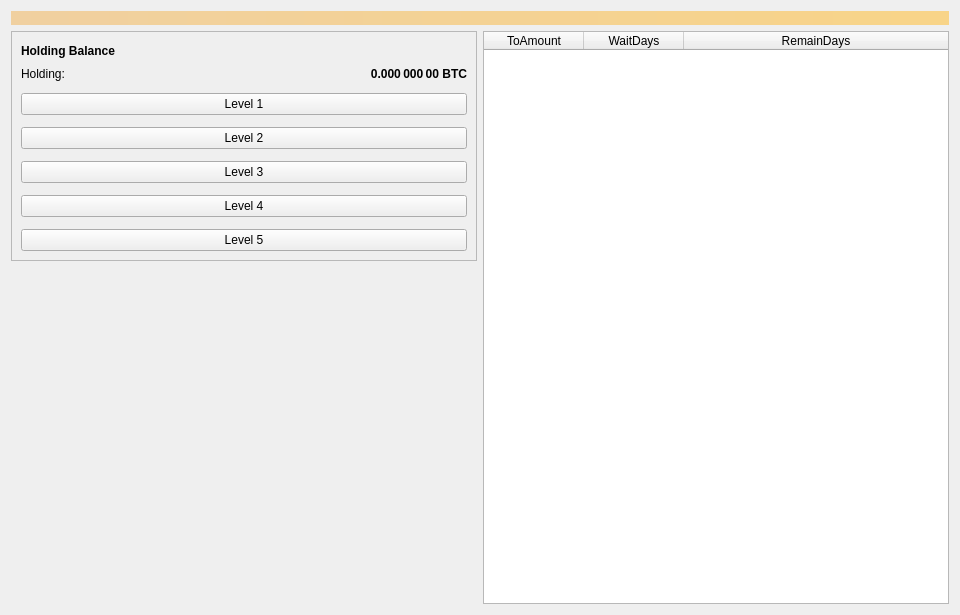
<?xml version="1.0" encoding="UTF-8"?>
<ui version="4.0">
 <class>HoldingPage</class>
 <widget class="QWidget" name="HoldingPage">
  <property name="geometry">
   <rect>
    <x>0</x>
    <y>0</y>
    <width>960</width>
    <height>615</height>
   </rect>
  </property>
  <property name="minimumSize">
   <size>
    <width>960</width>
    <height>0</height>
   </size>
  </property>
  <property name="windowTitle">
   <string>Form</string>
  </property>
  <layout class="QVBoxLayout" name="topLayout">
   <item>
    <widget class="QLabel" name="labelAlerts">
     <property name="visible">
      <bool>false</bool>
     </property>
     <property name="styleSheet">
      <string notr="true">background-color: qlineargradient(x1: 0, y1: 0, x2: 1, y2: 0, stop:0 #F0D0A0, stop:1 #F8D488); color:#000000;</string>
     </property>
     <property name="wordWrap">
      <bool>true</bool>
     </property>
     <property name="margin">
      <number>3</number>
     </property>
    </widget>
   </item>
   <item>
    <layout class="QHBoxLayout" name="horizontalLayout" stretch="1,1">
     <item>
      <layout class="QVBoxLayout" name="verticalLayout_2">
       <item>
        <widget class="QFrame" name="frameHolding">
         <property name="frameShape">
          <enum>QFrame::StyledPanel</enum>
         </property>
         <property name="frameShadow">
          <enum>QFrame::Raised</enum>
         </property>
         <layout class="QVBoxLayout" name="verticalLayout_4">
          <item>
           <layout class="QHBoxLayout" name="horizontalLayout_4">
            <item>
             <widget class="QLabel" name="label_5">
              <property name="font">
               <font>
                <weight>75</weight>
                <bold>true</bold>
               </font>
              </property>
              <property name="text">
               <string>Holding Balance</string>
              </property>
             </widget>
            </item>
            <item>
             <spacer name="horizontalSpacer_3">
              <property name="orientation">
               <enum>Qt::Horizontal</enum>
              </property>
              <property name="sizeHint" stdset="0">
               <size>
                <width>40</width>
                <height>20</height>
               </size>
              </property>
             </spacer>
            </item>
           </layout>
          </item>
          <item>
           <layout class="QGridLayout" name="gridLayout">
            <property name="spacing">
             <number>12</number>
            </property>
            <item row="0" column="0">
             <widget class="QLabel" name="labelHoldingText">
              <property name="text">
               <string>Holding:</string>
              </property>
             </widget>
            </item>
            <item row="0" column="1">
             <widget class="QLabel" name="labelHolding">
              <property name="font">
               <font>
                <weight>75</weight>
                <bold>true</bold>
               </font>
              </property>
              <property name="cursor">
               <cursorShape>IBeamCursor</cursorShape>
              </property>
              <property name="toolTip">
               <string>Holded rewards that has not yet released</string>
              </property>
              <property name="text">
               <string notr="true">0.000 000 00 BTC</string>
              </property>
              <property name="alignment">
               <set>Qt::AlignRight|Qt::AlignTrailing|Qt::AlignVCenter</set>
              </property>
              <property name="textInteractionFlags">
               <set>Qt::LinksAccessibleByMouse|Qt::TextSelectableByKeyboard|Qt::TextSelectableByMouse</set>
              </property>
             </widget>
            </item>
            <item row="1" column="0" colspan="2">
			 <widget class="QPushButton" name="pushButtonLevel1">
              <property name="styleSheet">
               <string notr="true"/>
              </property>
              <property name="text">
               <string>Level 1</string>
              </property>
              <property name="autoDefault">
               <bool>false</bool>
              </property>
             </widget>
            </item>
            <item row="2" column="0" colspan="2">
			 <widget class="QPushButton" name="pushButtonLevel2">
              <property name="styleSheet">
               <string notr="true"/>
              </property>
              <property name="text">
               <string>Level 2</string>
              </property>
              <property name="autoDefault">
               <bool>false</bool>
              </property>
             </widget>
            </item>
            <item row="3" column="0" colspan="2">
			 <widget class="QPushButton" name="pushButtonLevel3">
              <property name="styleSheet">
               <string notr="true"/>
              </property>
              <property name="text">
               <string>Level 3</string>
              </property>
              <property name="autoDefault">
               <bool>false</bool>
              </property>
             </widget>
            </item>
            <item row="4" column="0" colspan="2">
			 <widget class="QPushButton" name="pushButtonLevel4">
              <property name="styleSheet">
               <string notr="true"/>
              </property>
              <property name="text">
               <string>Level 4</string>
              </property>
              <property name="autoDefault">
               <bool>false</bool>
              </property>
             </widget>
            </item>
            <item row="5" column="0" colspan="2">
			 <widget class="QPushButton" name="pushButtonLevel5">
              <property name="styleSheet">
               <string notr="true"/>
              </property>
              <property name="text">
               <string>Level 5</string>
              </property>
              <property name="autoDefault">
               <bool>false</bool>
              </property>
             </widget>
            </item>
           </layout>
          </item>
         </layout>
        </widget>
       </item>
       <item>
        <spacer name="verticalSpacer">
         <property name="orientation">
          <enum>Qt::Vertical</enum>
         </property>
         <property name="sizeHint" stdset="0">
          <size>
           <width>20</width>
           <height>40</height>
          </size>
         </property>
        </spacer>
       </item>
      </layout>
     </item>
     <item>
      <layout class="QVBoxLayout" name="verticalLayout_3">
       <item>
        <widget class="QTableWidget" name="tableWidgetHolding">
           <property name="palette">
            <palette>
             <active>
              <colorrole role="Text">
               <brush brushstyle="SolidPattern">
                <color alpha="255">
                 <red>51</red>
                 <green>51</green>
                 <blue>51</blue>
                </color>
               </brush>
              </colorrole>
             </active>
             <inactive>
              <colorrole role="Text">
               <brush brushstyle="SolidPattern">
                <color alpha="255">
                 <red>51</red>
                 <green>51</green>
                 <blue>51</blue>
                </color>
               </brush>
              </colorrole>
             </inactive>
             <disabled>
              <colorrole role="Text">
               <brush brushstyle="SolidPattern">
                <color alpha="255">
                 <red>85</red>
                 <green>85</green>
                 <blue>85</blue>
                </color>
               </brush>
              </colorrole>
             </disabled>
            </palette>
           </property>
           <property name="editTriggers">
            <set>QAbstractItemView::NoEditTriggers</set>
           </property>
           <property name="alternatingRowColors">
            <bool>true</bool>
           </property>
           <property name="selectionBehavior">
            <enum>QAbstractItemView::SelectRows</enum>
           </property>
           <property name="sortingEnabled">
            <bool>true</bool>
           </property>
           <attribute name="horizontalHeaderStretchLastSection">
            <bool>true</bool>
           </attribute>
           <attribute name="ResizeMode">
            <enum>QHeaderView::Interactive</enum>
           </attribute>
           <column>
            <property name="text">
             <string>ToAmount</string>
            </property>
           </column>
           <column>
            <property name="text">
             <string>WaitDays</string>
            </property>
           </column>
           <column>
            <property name="text">
             <string>RemainDays</string>
            </property>
           </column>
        </widget>
       </item>
      </layout>
     </item>
    </layout>
   </item>
  </layout>
 </widget>
 <resources/>
 <connections/>
</ui>
